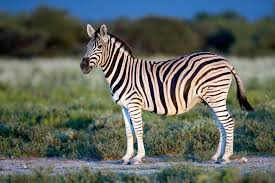
#> input picture tests/zebra.jpg, 275 x 183 px
$ python -i process.py   (imports and definitions only)
#> lines starting #> are read from the running program, lines starting #| are printed output that depends on the picture
#> further down, picture is the input picture: shape (183, 275, 3); mean B, G, R 94.4, 102, 95
import cv2 as cv
import pandas as pd
import os
import numpy as np
from utility import generate_filters

def preprocess(img,size=(32,32)):
#> called with size = (32, 32)
    gray = cv.cvtColor(img, cv.COLOR_BGR2GRAY)
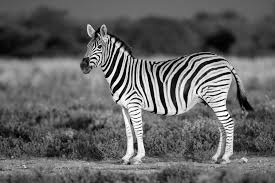
#> gray: shape (183, 275); min 0, max 255, mean 99
    resized=cv.resize(gray,size)
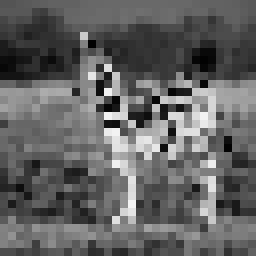
#> resized: shape (32, 32) (shown 8 times larger); min 2, max 244, mean 98.2
    clahe = cv.createCLAHE(clipLimit=2.0, tileGridSize=(8,8))
    normalized = clahe.apply(resized)
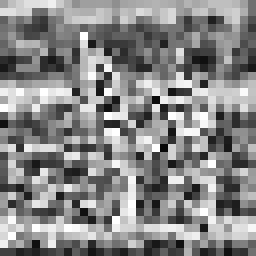
#> normalized: shape (32, 32) (shown 8 times larger); min 8, max 255, mean 134.7
    return normalized

def appply_filter(img,kernels,lables):
    df=pd.DataFrame()
    df['Original Image']=img.reshape(-1)
    raw_features=[]
    for kernel,label in zip(kernels,lables):
        fimg = cv.filter2D(img,cv.CV_8UC3,kernel)
        raw_features.append(fimg)
        df[label]=fimg.reshape(-1)
    return df,raw_features

def form_data(frame,kernels=None,lables=None,size=(32,32)):
    if kernels==None or lables==None:
        kernels,lables=generate_filters()
    X=[]
    Y=[]
    for i in range(frame.shape[0]):
        path=os.path.relpath(frame.iloc[i]['file'])
        im=cv.imread(path)
        try:
            len(im)
        except:
            print("не можу відкрити: "+path)
            continue
        cls=[int(frame.iloc[i]['class'])]
        proc_im=preprocess(im,size)
        data_f,raw_features=appply_filter(proc_im,kernels,lables)
        feat_array=np.array(data_f.to_numpy().T)
        X.append(feat_array[1:])
        Y.append(cls*(data_f.shape[1]-1))
    X=np.array(X)
    Y=np.array(Y)
    X=X.reshape(-1,X.shape[-1])
    Y=Y.reshape(-1)
    return X,Y

>>> import cv2
>>> picture = cv2.imread('tests/zebra.jpg')
>>> result = preprocess(picture)
